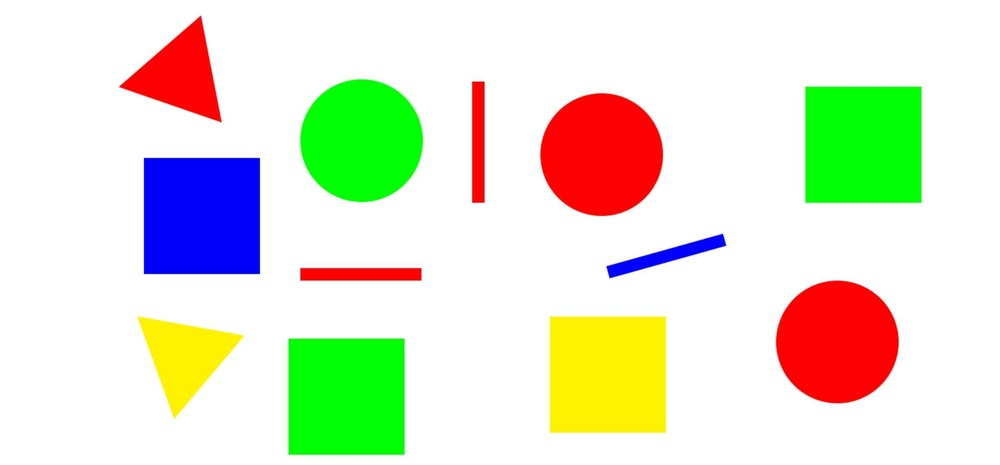
#> input picture test.jpg, 1000 x 465 px, shrunk from 2324 x 1080 before the run
$ python cv.py
#> lines starting #> are read from the running program, lines starting #| are printed output that depends on the picture; after the words box and inside, x2 and y2 are one past the last pixel; in counts of white or black regions, pixels touching at a corner belong together
import cv2
import numpy as np
image = cv2.imread("test.jpg")
#> image is the input picture: shape (465, 1000, 3); mean B, G, R 206.1, 228.6, 225
final_im=image.copy()

image=cv2.GaussianBlur(image, (5,5), 0)
image=cv2.cvtColor(image, cv2.COLOR_BGR2GRAY)
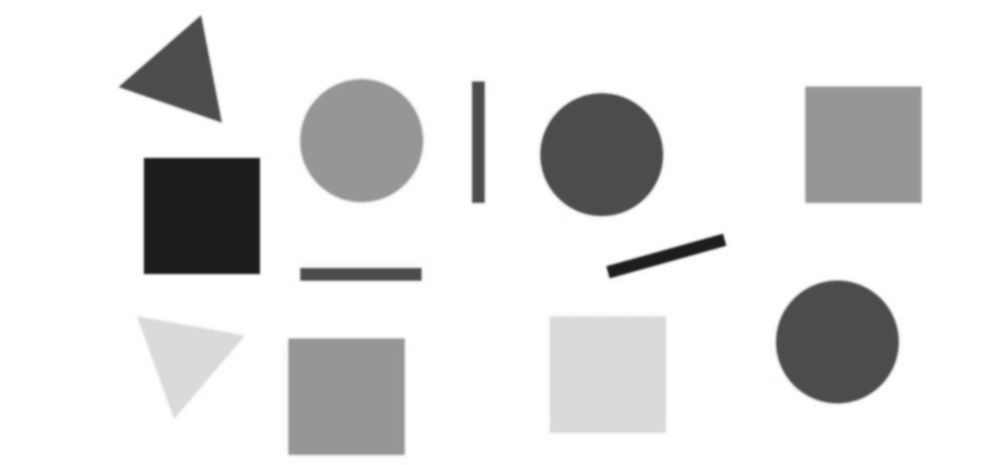
#> image: shape (465, 1000); min 28, max 255, mean 225
image=cv2.Canny(image, 100, 200)
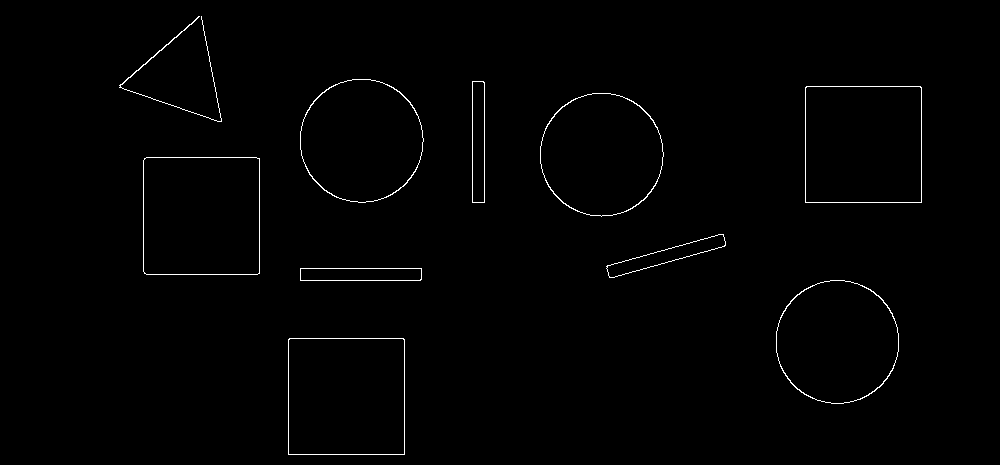
#> image: shape (465, 1000); 0.84% white in thin lines or dots, all inside (x1, y1, x2, y2) = (119, 16, 922, 455)
contours, _ = cv2.findContours(image, cv2.RETR_EXTERNAL, cv2.CHAIN_APPROX_SIMPLE)
#> contours = 10 contours; largest, box (x1, y1, x2, y2) and area: (143, 157, 260, 275) 13560, (288, 338, 405, 455) 13455, (805, 86, 922, 203) 13455, (300, 79, 424, 203) 11904, (776, 280, 899, 404) 11887


for contour in contours:
    approx = cv2.approxPolyDP(contour, 0.02 * cv2.arcLength(contour, True), True)
    x, y, w, h = cv2.boundingRect(approx)
    cv2.drawContours(final_im, [approx], -1, (0, 255, 0), 3)


    mask = np.zeros(final_im.shape[0:2], dtype=np.uint8)
    cv2.drawContours(mask, [approx], -1, 255, -1)
    b, g, r = cv2.mean(final_im, mask=mask)[:3]
    b, g, r = int(b), int(g), int(r)
    hsv=cv2.cvtColor(np.uint8([[[b,g,r]]]), cv2.COLOR_BGR2HSV)[0][0]
    h,s,v=hsv


    color = "Undefine"
    if h<= 10 or h>= 160:
        color = "Red"
    elif 35 < h <= 85:
        color = "Green"
    elif 100 < h <= 130:
        color = "Blue"

    shape = "Undefine"
    if len(approx) == 3:
        shape = "Triangle"
    elif len(approx) == 4:
        aspectRatio = float(w) / h
        if 0.95 <= aspectRatio <= 1.05:
            shape = "Square"
        else:
            shape = "Rectangle"
    elif len(approx) >=5:
        shape = "Circle"


    cv2.putText(final_im, shape, (x, y-15), cv2.FONT_HERSHEY_SIMPLEX, 0.5, (255, 0, 0), 2)
    cv2.putText(final_im, color, (x, y), cv2.FONT_HERSHEY_SIMPLEX, 0.5, (255, 0, 0), 2)
#> this loop made 10 passes
#> (approx, x, y, w, b, g, r) on passes 1, 3, 4, 5, 7, 8: ([[289, 338], [288, 454], [404, 454], [404, 339]], 288, 338, 117, 2, 254, 0), ([[300, 268], [300, 280], [421, 279], [421, 268]], 300, 268, 122, 0, 129, 124), ([[723, 234], [607, 265], [608, 275], [724, 246]], 607, 234, 118, 118, 134, 0), ([[144, 158], [144, 273], [259, 273], [259, 158]], 144, 158, 116, 225, 25, 0), ([[806, 86], [805, 202], [921, 202], [921, 87]], 805, 86, 117, 2, 254, 0), ([[472, 81], [472, 202], [484, 202], [484, 82]], 472, 81, 13, 0, 125, 128)
#> (x, y, w, b, g, r, hsv) on passes 2, 6, 9, 10: (776, 280, 123, 1, 25, 228, [3, 254, 228]), (540, 93, 123, 2, 24, 227, [3, 253, 227]), (301, 79, 122, 2, 254, 0, [60, 255, 254]), (119, 16, 103, 0, 255, 0, [60, 255, 255])
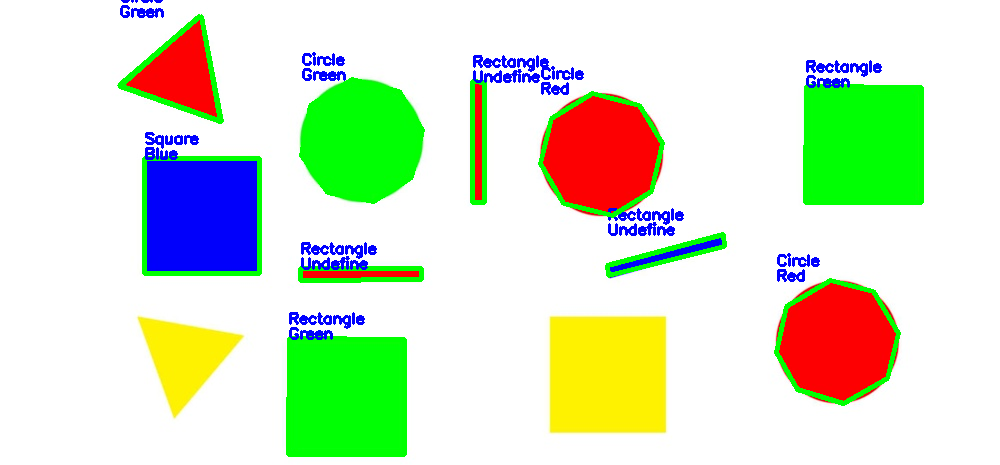
#> final_im: shape (465, 1000, 3); 5.43% of pixels changed, all inside (x1, y1, x2, y2) = (117, 0, 924, 457)
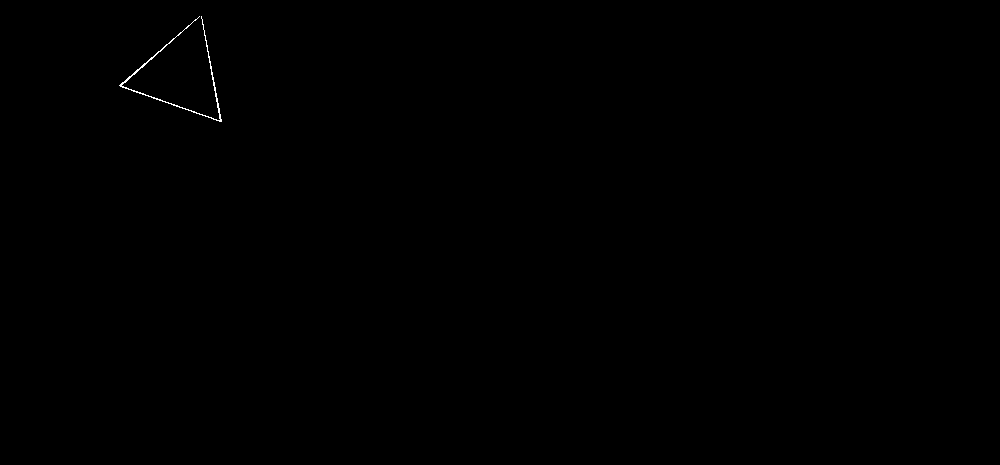
#> mask: shape (465, 1000); 0.1% white in thin lines or dots, all inside (x1, y1, x2, y2) = (119, 16, 222, 122)


cv2.imshow("image", final_im)
cv2.waitKey(0)
cv2.destroyAllWindows()
